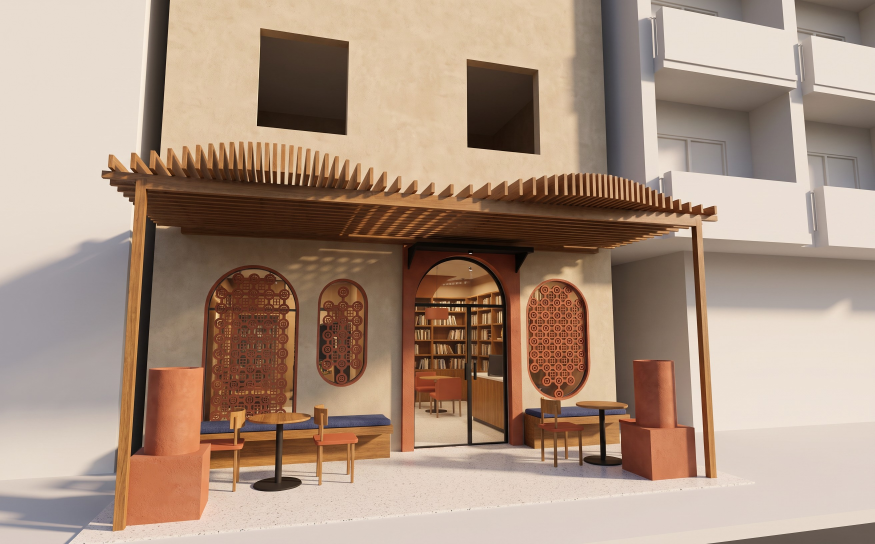
#> input picture v5/dossier/rendus/01_devanture_fal_brut.jpg, 2624 x 1632 px, given in place of 01_devanture_fal_brut.png, which was not available (shown at 1/3 size)
$ python fix_r1.py
#> lines starting #> are read from the running program, lines starting #| are printed output that depends on the picture; after the words box and inside, x2 and y2 are one past the last pixel; in counts of white or black regions, pixels touching at a corner belong together; pictures that were not available may be replaced by others from this repository, and a replacement may not be noted
# Retouche locale du rendu 01 (sans fal) : efface les balcons inventés sur le bâtiment voisin (IFC = mur plein)
from PIL import Image, ImageFilter
import numpy as np, warnings; warnings.simplefilter('ignore')
im=np.array(Image.open('rendus/01_devanture_fal_brut.png').convert('RGB')).astype(float)
H,W,_=im.shape
#> H = 1632; W = 2624
x0=1812; ymax=820; ramp=90
mx=im.max(2);mn=im.min(2);sat=(mx-mn)/(mx+1)
#> after `mx = im.max(2)`:
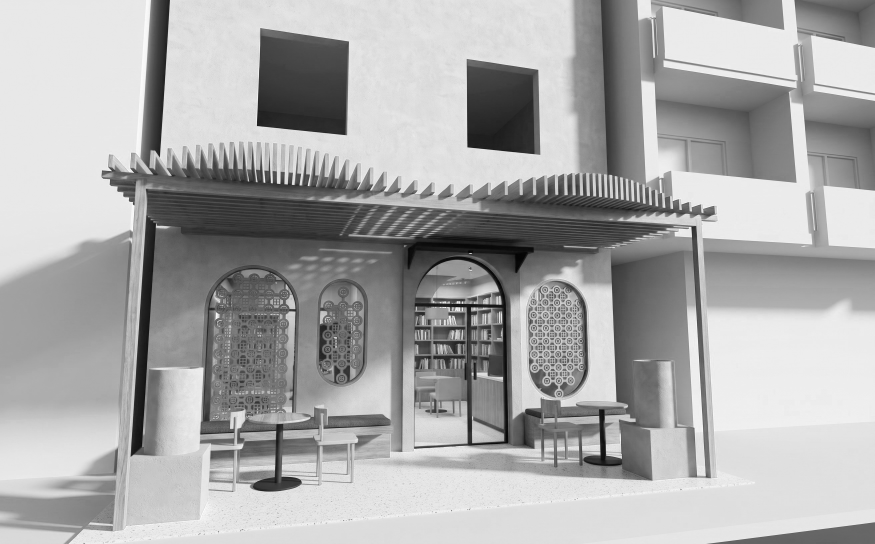
#> mx: shape (1632, 2624) float64 (shown at 1/3 size); min 1, max 255, mean 169.6
#> after `mn = im.min(2)`:
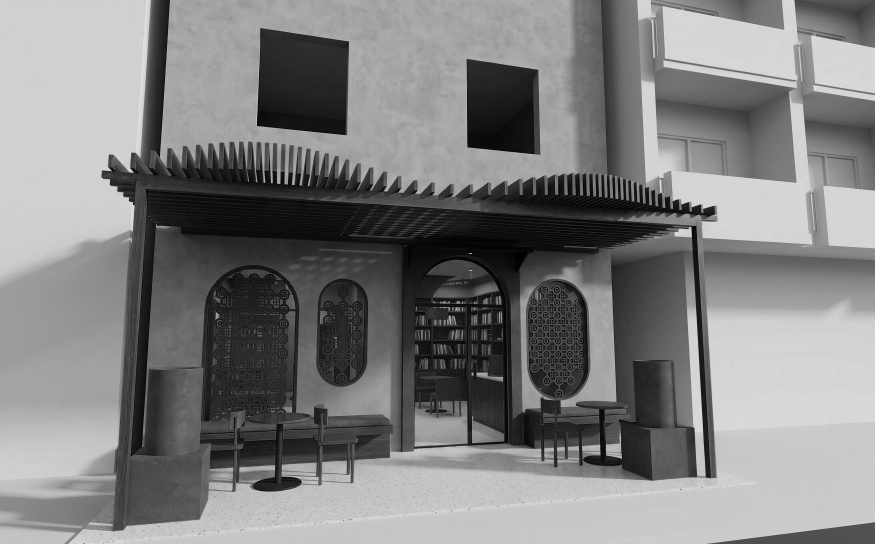
#> mn: shape (1632, 2624) float64 (shown at 1/3 size); min 0, max 248, mean 127.3
#> after `sat = (mx - mn) / (mx + 1)`:
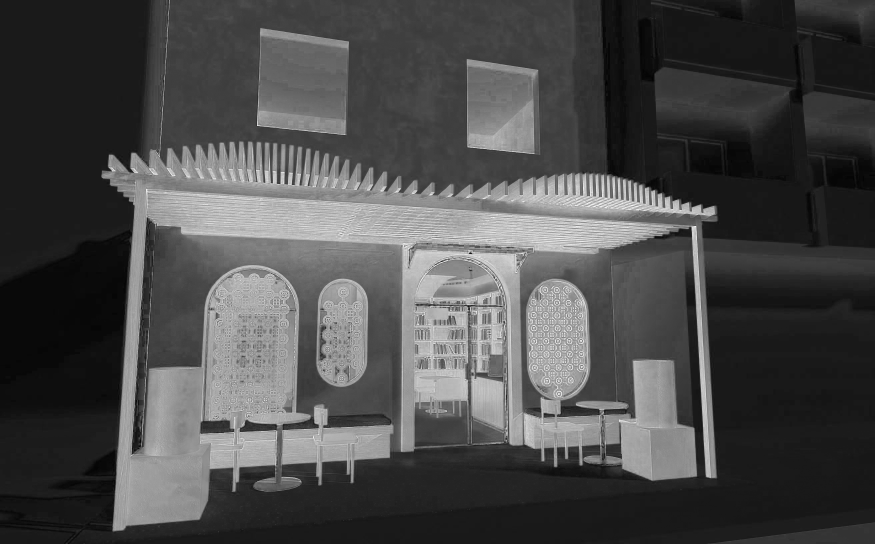
#> sat: shape (1632, 2624) float64 (shown at 1/3 size); min 0, max 0.992, mean 0.296
ref=im[ymax+ramp:ymax+ramp+40,x0:]; rs=sat[ymax+ramp:ymax+ramp+40,x0:]
xs=np.arange(x0,W); cols=[]
#> after `xs = np.arange(x0, W)`: xs = 812 values from 1812 to 2623
for c in range(3):
    v=np.where(rs<0.12,ref[...,c],np.nan); med=np.nanmedian(v,axis=0)
    ok=~np.isnan(med); cols.append(np.interp(xs,xs[ok],med[ok]))
#> this loop made 3 passes
#> pass 1, `v = np.where(rs < 0.12, ref[..., c], np.nan)`:
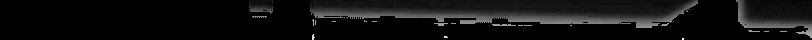
#> v: shape (40, 812) float64; 67.87% of the values are NaN or infinite; the others: min 169, max 234, mean 181.8; drawn with min black, max white, NaN and infinite black
#> after the loop, cols = 3 items
col=np.stack(cols,1); k=np.ones(61)/61
#> after `col = np.stack(cols, 1)`: col = 812 rows, first 8: [178, 165, 157], [178, 165, 157], [178, 165, 157], [178, 165, 157], [178, 165, 157], [178, 165, 157], [178, 165, 157], [178, 165, 157]
#> after `k = np.ones(61) / 61`: k = 61 values from 0.0164 to 0.0164
col=np.stack([np.convolve(np.pad(col[:,c],30,mode='edge'),k,'valid') for c in range(3)],1)
fill=np.zeros_like(im); fill[:,x0:]=col[None]
#> after `fill = np.zeros_like(im)`: fill: shape (1632, 2624, 3) float64; every value is 0
fill[:ymax+ramp,x0:]*=np.linspace(1.02,1.0,ymax+ramp)[:,None,None]
np.random.seed(1); fill+=np.random.normal(0,1.3,fill.shape)
m=np.zeros((H,W)); m[:ymax,x0:]=1
#> after `m = np.zeros((H, W))`: m: shape (1632, 2624) float64; every value is 0
#> after `m[:ymax, x0:] = 1`:
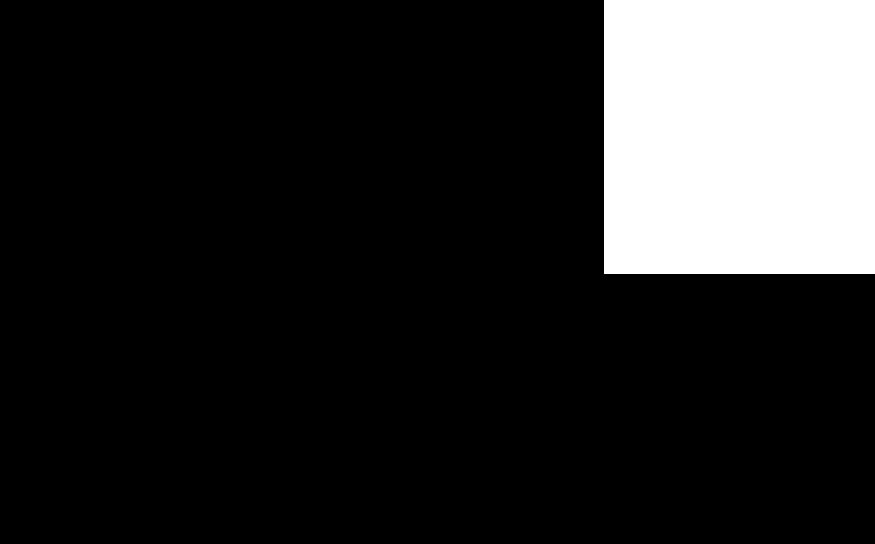
#> m: shape (1632, 2624) float64 (shown at 1/3 size); values 0 (black) and 1 (white), 15.5% white; 1 white region, box (x1, y1, x2, y2) and area: (1812, 0, 2624, 820) 665840
for i in range(ramp): m[ymax+i,x0:]=((ramp-i)/(ramp+1))**0.8
m[:,x0:x0+6]*=np.linspace(0,1,6)[None,:]
woody=(sat>0.26)&((im[...,0]-im[...,2])>30)
#> woody: shape (1632, 2624) bool; 37.1% white; 2466 white regions (2285 under 20 px), largest, box (x1, y1, x2, y2) and area: (304, 116, 2202, 1595) 1404638, (1410, 921, 1514, 1328) 35502, (1584, 0, 1736, 516) 24364
zone=np.zeros((H,W),bool); zone[505:,x0:2170]=True
#> after `zone = np.zeros((H, W), bool)`: zone: shape (1632, 2624) bool; every value is 0
#> after `zone[505:, x0:2170] = True`: zone: shape (1632, 2624) bool; 9.4% white; 1 white region, box (x1, y1, x2, y2) and area: (1812, 505, 2170, 1632) 403466
w=Image.fromarray(((woody&zone)*255).astype(np.uint8))
#> w: PIL image 2624x1632 L; 4.3% white; 141 white regions (122 under 20 px), largest, box (x1, y1, x2, y2) and area: (1812, 520, 2170, 1443) 180495, (1812, 1178, 1886, 1229) 1655, (2026, 968, 2064, 1061) 1320
w=w.filter(ImageFilter.MaxFilter(5)).filter(ImageFilter.MinFilter(5)).filter(ImageFilter.MinFilter(9)).filter(ImageFilter.MaxFilter(9))
#> w: PIL image 2624x1632 L; 4.4% white; 6 white regions, box (x1, y1, x2, y2) and area: (1812, 524, 2152, 1442) 181968, (1812, 1202, 1885, 1228) 1625, (2026, 973, 2063, 1056) 1408, (1812, 1061, 1834, 1111) 896, (1819, 1364, 1846, 1388) 532, (1837, 1062, 1846, 1072) 90
wz=(np.array(w)>0)&zone
post=np.zeros((H,W),bool); post[:,2072:2116]=True
#> after `post[:, 2072:2116] = True`: post: shape (1632, 2624) bool; 1.7% white; 1 white region, box (x1, y1, x2, y2) and area: (2072, 0, 2116, 1632) 71808
wz[742:,:]&=post[742:,:]
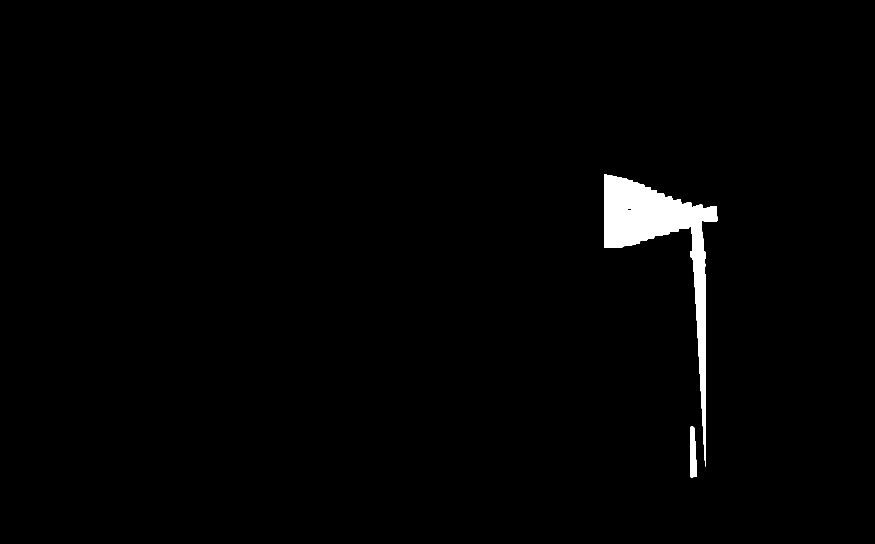
#> wz: shape (1632, 2624) bool (shown at 1/3 size); 1.4% white; 2 white regions, box (x1, y1, x2, y2) and area: (1812, 524, 2152, 1400) 58921, (2072, 1280, 2091, 1432) 2304
m[wz]=0
m=np.array(Image.fromarray((m*255).astype(np.uint8)).filter(ImageFilter.GaussianBlur(0.7)))/255.
out=im*(1-m[...,None])+np.clip(fill,0,255)*m[...,None]
o=Image.fromarray(out.astype(np.uint8)); o.save('rendus/01_devanture.png')
o.resize((1400,871)).save('/tmp/r1fix9.jpg'); o.crop((1780,480,2300,1000)).save('/tmp/zoom7.png')
#> after `o.resize((1400, 871)).save('/tmp/r1fix9.jpg')`:
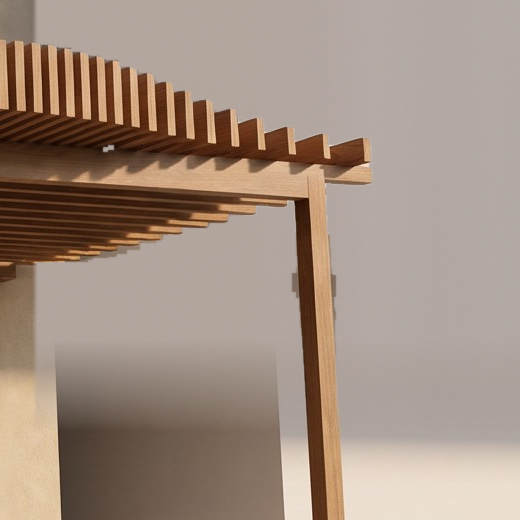
#> saved as zoom7.png: PIL image 520x520 RGB; mean R, G, B 161.3, 142.5, 129

$ run again, with v5/dossier/rendus/02_interieur_entree.jpg copied over v5/dossier/rendus/01_devanture_fal_brut.jpg
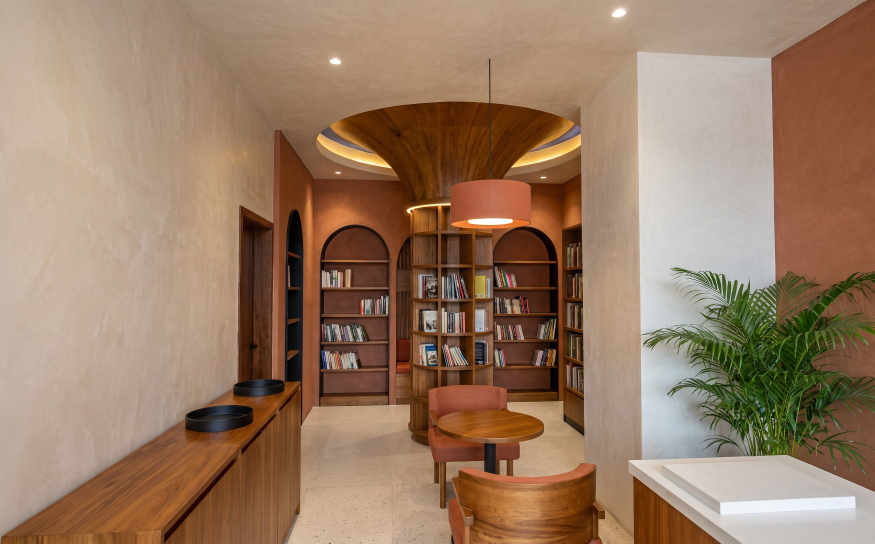
#> input picture v5/dossier/rendus/02_interieur_entree.jpg, 2624 x 1632 px, given in place of 01_devanture_fal_brut.png, which was not available (shown at 1/3 size)
#> after the loop `for c in range(3):`: cols = 3 items
#> col = 812 rows, first 8: [219, 212, 201], [219, 212, 201], [219, 212, 201], [219, 212, 201], [219, 212, 201], [219, 212, 201], [219, 212, 201], [219, 212, 201]
#> k = 61 values from 0.0164 to 0.0164
#> `woody=(sat>0.26)&((im[...,0]-im[...,2])>30)`:
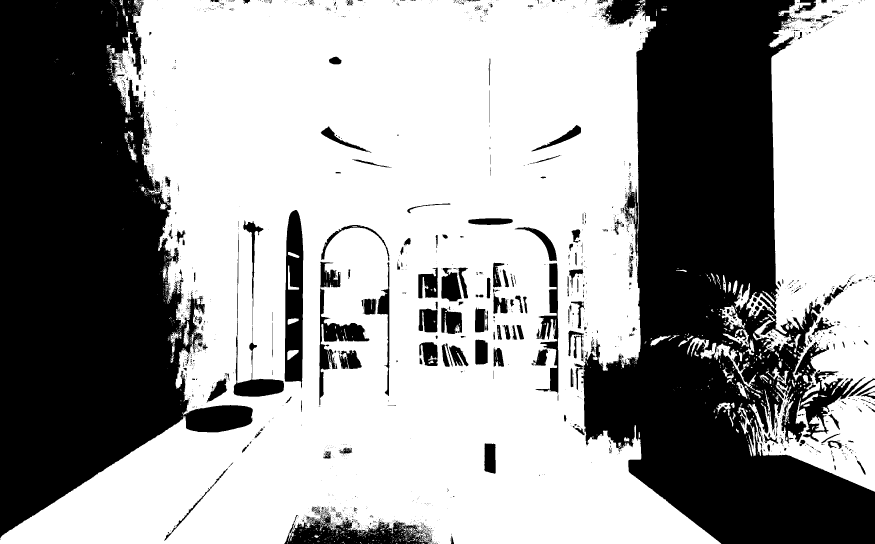
#> woody: shape (1632, 2624) bool (shown at 1/3 size); 61.6% white; 2654 black regions (2344 under 20 px), largest, box (x1, y1, x2, y2) and area: (1744, 0, 2624, 1632) 761966, (0, 0, 759, 1615) 705110, (854, 630, 910, 1165) 23476
#> zone: shape (1632, 2624) bool; every value is 0
#> zone: shape (1632, 2624) bool; 9.4% white; 1 white region, box (x1, y1, x2, y2) and area: (1812, 505, 2170, 1632) 403466
#> post: shape (1632, 2624) bool; 1.7% white; 1 white region, box (x1, y1, x2, y2) and area: (2072, 0, 2116, 1632) 71808
#> `o.resize((1400, 871)).save('/tmp/r1fix9.jpg')`:
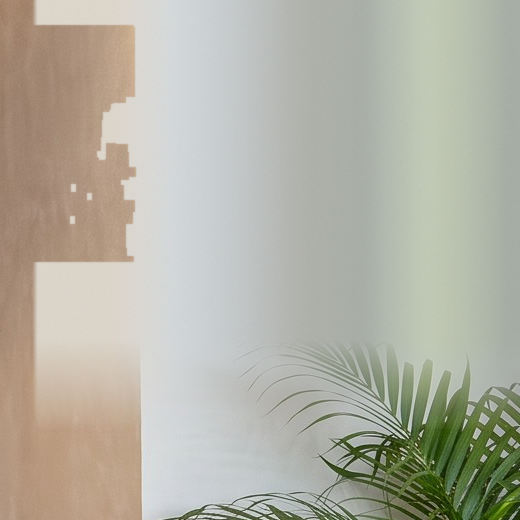
#> saved as zoom7.png: PIL image 520x520 RGB; mean R, G, B 178.9, 177.4, 164.7
